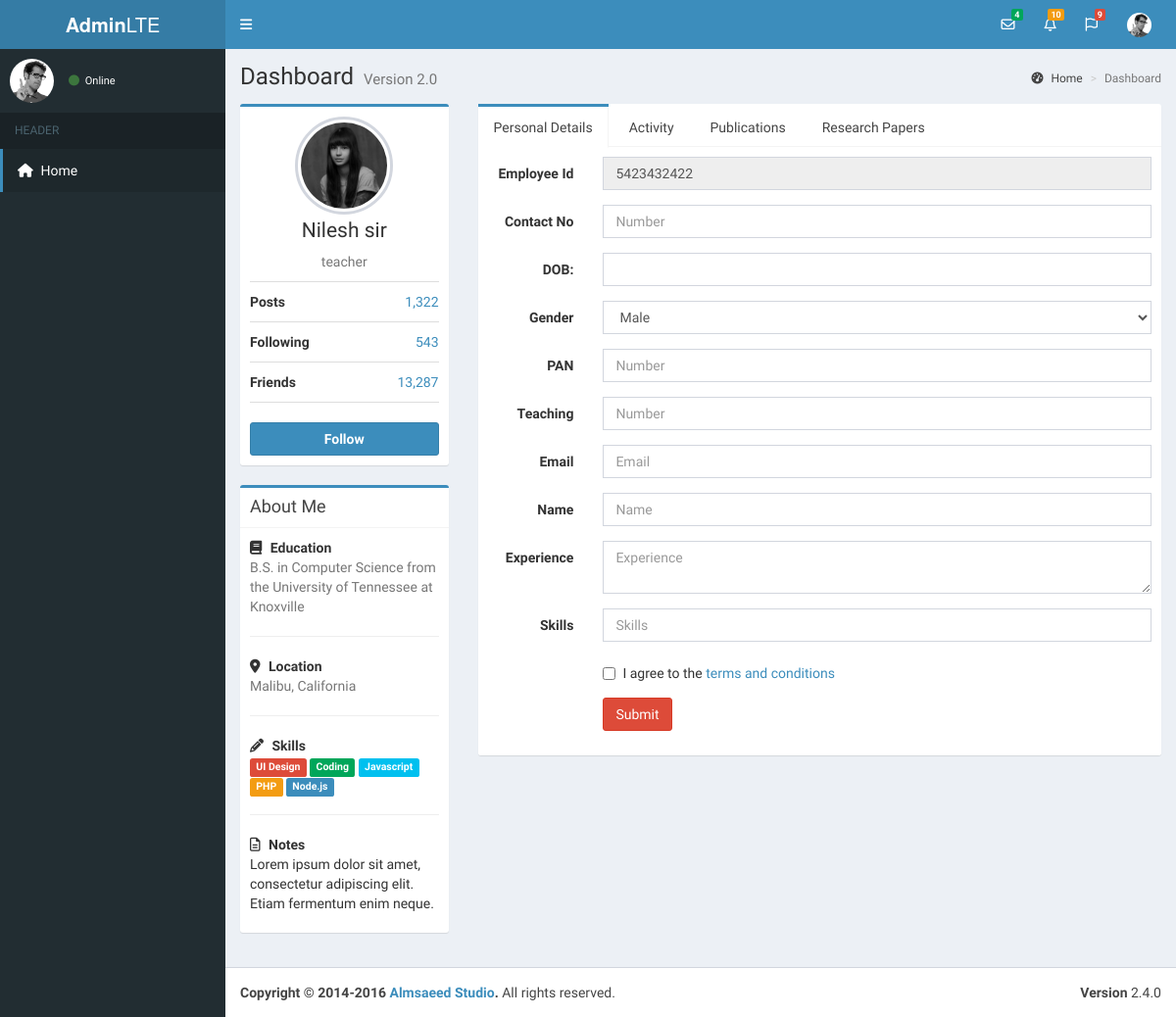
Page /admin/view-staff.php?id=1 on the earlier database version.
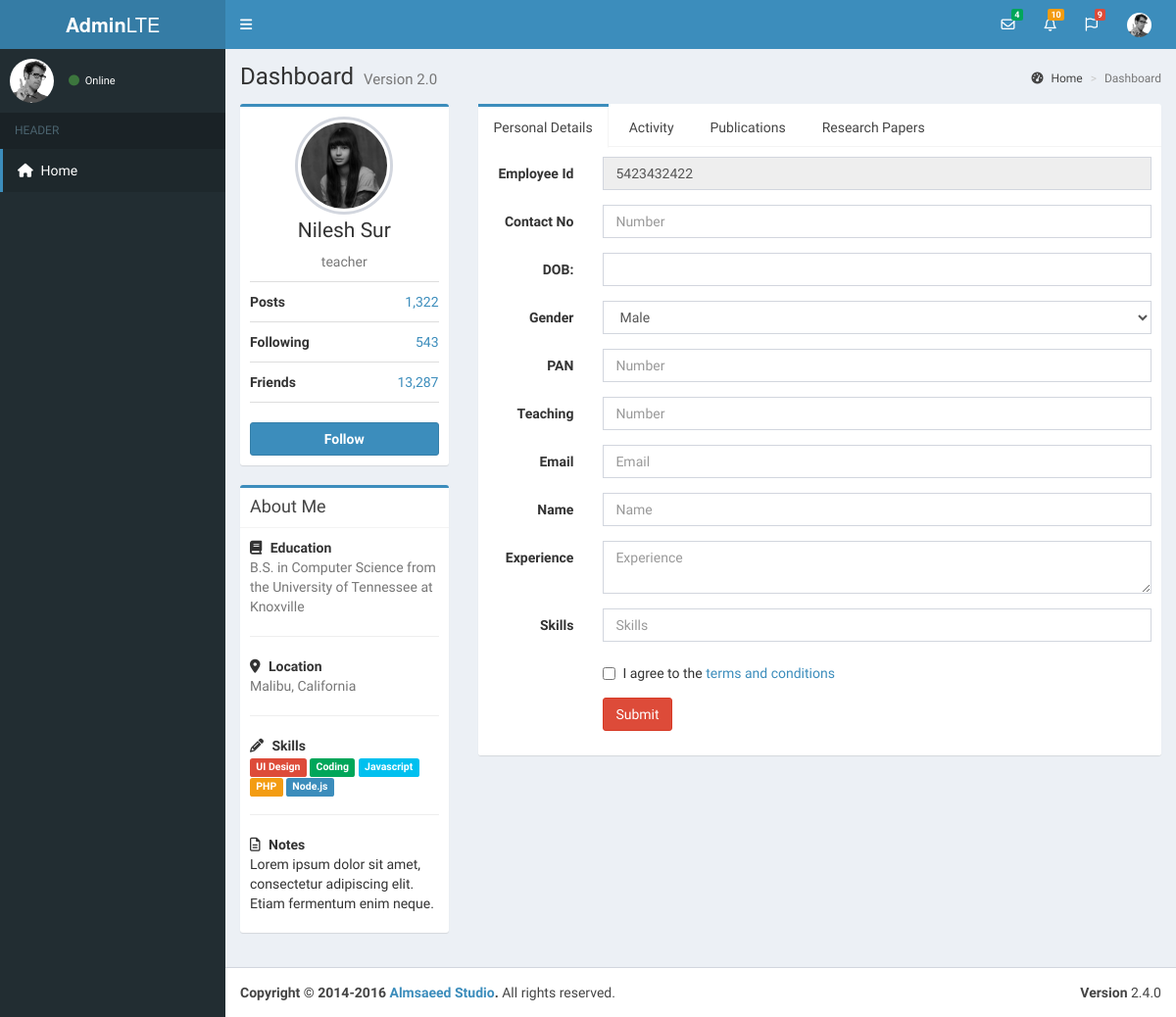
Same page on the later database version.
### tables this page shows
CREATE TABLE `staff` (
  `staff_id` int(11) NOT NULL,
  `first_name` varchar(50) NOT NULL,
  `middle_name` varchar(50) NOT NULL,
  `last_name` varchar(50) NOT NULL,
  `contact_no` int(11) NOT NULL,
  `date_of_birth` date NOT NULL,
  `role` varchar(20) NOT NULL,
  `email` varchar(50) NOT NULL,
  `password` varchar(50) NOT NULL,
  `gender` varchar(1) NOT NULL,
  `is_permanent` bit(1) NOT NULL,
  `is_teaching` bit(1) NOT NULL,
  `pan` varchar(255) NOT NULL,
  `employee_id` int(11) NOT NULL,
  `is_ad_hoc` int(1) NOT NULL,
  `is_bos_chairman` int(1) NOT NULL,
  `is_bos_member` int(11) NOT NULL,
  `is_staff_selection_committee_member` int(1) NOT NULL,
  `is_fully_registered` bit(1) NOT NULL DEFAULT b'0',
  `created_at` datetime NOT NULL DEFAULT CURRENT_TIMESTAMP,
  `created_by` int(11) NOT NULL,
  `updated_at` datetime NOT NULL,
  `updated_by` int(11) NOT NULL,
  `is_deleted` bit(1) NOT NULL DEFAULT b'0'
);

### classes/Database.php (called while the page is built)
<?php
    class Database {
        private $host       =   "localhost";
        private $db_name    =   "frcrcedb1";
        private $username   =   "root";
        private $password   =   "";
        private $conn       =   null;
        public function __construct() {
            try {
                $this->conn = new PDO("mysql:host={$this->host};dbname={$this->db_name}", $this->username, $this->password);
            } catch (PDOException $e) {
                die("Issue : " . $e->getMessage());
            }
        }
        public function getConnection() {
            return $this->conn;
        }
    }
    $database = new Database();
?>

### classes/Staff.php (called while the page is built, shortened)
<?php
require_once('Database.php');
require_once ('GeneralFunctions.php');
class Staff extends GeneralFunctions
{
    public function __construct() {
        global $database;
        $this->connection = $database->getConnection();
    }
    public function getStaffDetailsById($id) {
        $sql = "SELECT * FROM staff WHERE staff_id = :staff_id";
        $ps = $this->connection->prepare($sql);
        $ps->execute(["staff_id" => $id]);
        $result_row = $ps->fetch(PDO::FETCH_ASSOC);
        return $result_row;
    }
}

### admin/view-staff.php (the view, shortened to what the rows shown need)
<?php
    require_once (BASE_URL."classes/Staff.php");
    if(isset($_GET['id'])){
        $staff = new Staff();
        $staff_data = $staff->getStaffDetailsById($_GET['id']);
    }else{
      header("location: manage-staff.php");
    }
?>
<!DOCTYPE html>
<html lang="en">
<?php
include_once(BASE_URL . 'includes/ui/header.php');
?>
<body class="hold-transition skin-blue sidebar-mini">
<div class="wrapper">
    <div class="content-wrapper">
        <section class="content-header">
            <h1>
                Dashboard
                <small>Version 2.0</small>
            </h1>
        </section>
        <section class="content container-fluid">
            <div class="row">
                <div class="col-md-3">
                    <div class="box box-primary">
                        <div class="box-body box-profile">
                            <img class="profile-user-img img-responsive img-circle" src="assets/img/user4-128x128.jpg" alt="User profile picture">
                            <h3 class="profile-username text-center"><?php echo $staff_data['first_name']." ".$staff_data['last_name']?></h3>
                            <p class="text-muted text-center"><?php echo $staff_data['role'];?></p>
                            <ul class="list-group list-group-unbordered">
                                <li class="list-group-item">
                                </li>
                                <li class="list-group-item">
                                </li>
                                <li class="list-group-item">
                                </li>
                            </ul>
                            <a href="#" class="btn btn-primary btn-block"><b>Follow</b></a>
                        </div>
                    </div>
                </div>
            </div>
        </section>
    </div>
</div>
</body>
</html>

Differences in the rows shown:
changed staff "Nilesh": last_name "sir" → "Sur"
